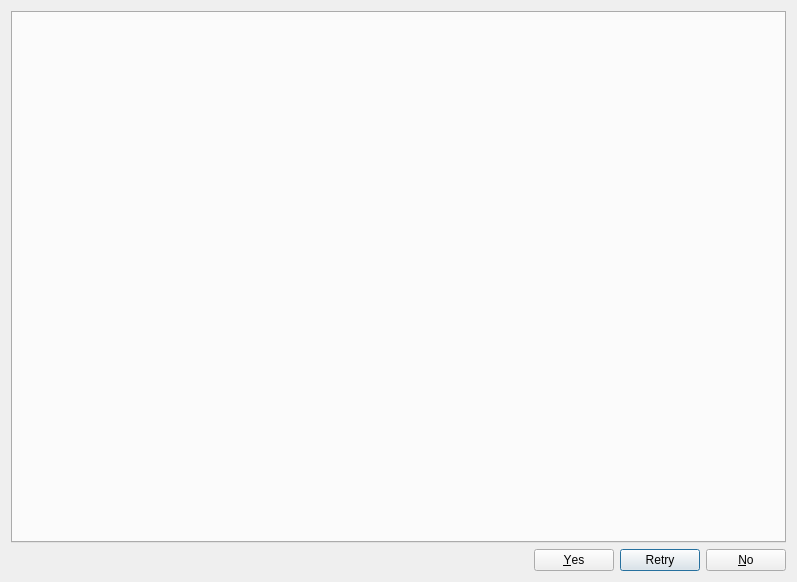
<?xml version="1.0" encoding="UTF-8"?>
<ui version="4.0">
 <class>CalcTotalDlg</class>
 <widget class="QDialog" name="CalcTotalDlg">
  <property name="geometry">
   <rect>
    <x>0</x>
    <y>0</y>
    <width>797</width>
    <height>582</height>
   </rect>
  </property>
  <property name="windowTitle">
   <string>Total Calculation</string>
  </property>
  <layout class="QGridLayout" name="gridLayout">
   <item row="1" column="0">
    <widget class="QDialogButtonBox" name="buttonBox">
     <property name="standardButtons">
      <set>QDialogButtonBox::No|QDialogButtonBox::Retry|QDialogButtonBox::Yes</set>
     </property>
    </widget>
   </item>
   <item row="0" column="0">
    <widget class="QTabWidget" name="tabTotal">
     <property name="currentIndex">
      <number>-1</number>
     </property>
    </widget>
   </item>
  </layout>
 </widget>
 <resources/>
 <connections/>
</ui>
